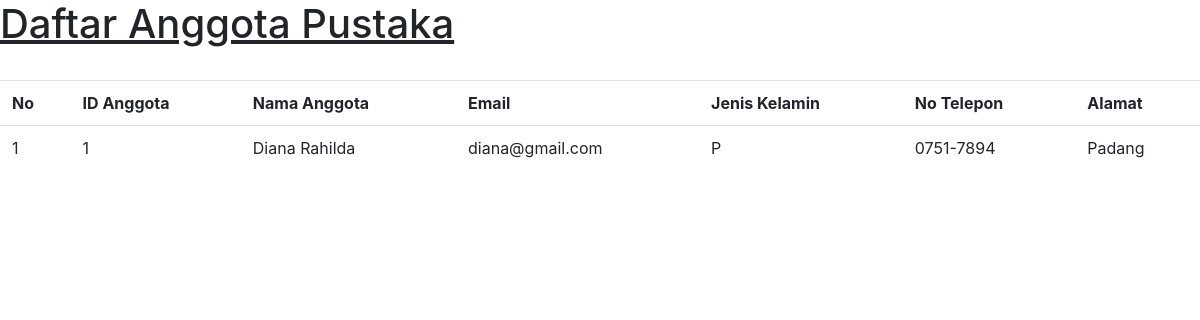
/anggota.php, run on the app's committed database.
### tables this page shows
CREATE TABLE `anggota` (
  `id_anggota` int(11) NOT NULL,
  `nama_anggota` varchar(30) NOT NULL,
  `email` varchar(30) NOT NULL,
  `jekel` char(1) NOT NULL,
  `no_telp` varchar(15) NOT NULL,
  `alamat` text NOT NULL
);

### anggota.php (the view, shortened to what this page needs)
<head>
	<link rel="stylesheet" type="text/css" href="css/bootstrap.min.css">
</head>
<?php
	$aksi=isset($_GET['aksi']) ? $_GET['aksi'] : 'list';
	switch ($aksi) {
		case 'list' :
?>
			<h1 class="cover-heading"><u>Daftar Anggota Pustaka</u></h1>
			<div class="table-responsive">
				<br>
				<table id="example" class="table table-hover">
					<tr>
						<th>No</th>
						<th>ID Anggota</th>
						<th>Nama Anggota</th>
						<th>Email</th>
						<th>Jenis Kelamin</th>
						<th>No Telepon</th>
						<th>Alamat</th>
					</tr>
					<?php
						$ambil = mysql_query("SELECT * FROM anggota");
						$no=1;
						while($data = mysql_fetch_array($ambil)){
					?>
					<tr>
						<td><?php echo $no; ?></td>
						<td><?php echo $data['id_anggota']; ?></td>
						<td><?php echo $data['nama_anggota']; ?></td>
						<td><?php echo $data['email']; ?></td>
						<td><?php echo $data['jekel']; ?></td>
						<td><?php echo $data['no_telp']; ?></td>
						<td><?php echo $data['alamat']; ?></td>
					</tr>
					<?php
						$no++;
						}
					?>
				</table>
<?php
		break;
?>
<?php
	}
?>

### data on the page
anggota: id_anggota "1", nama_anggota "Diana Rahilda", email "diana@gmail.com", jekel "P", no_telp "0751-7894", alamat "Padang"
